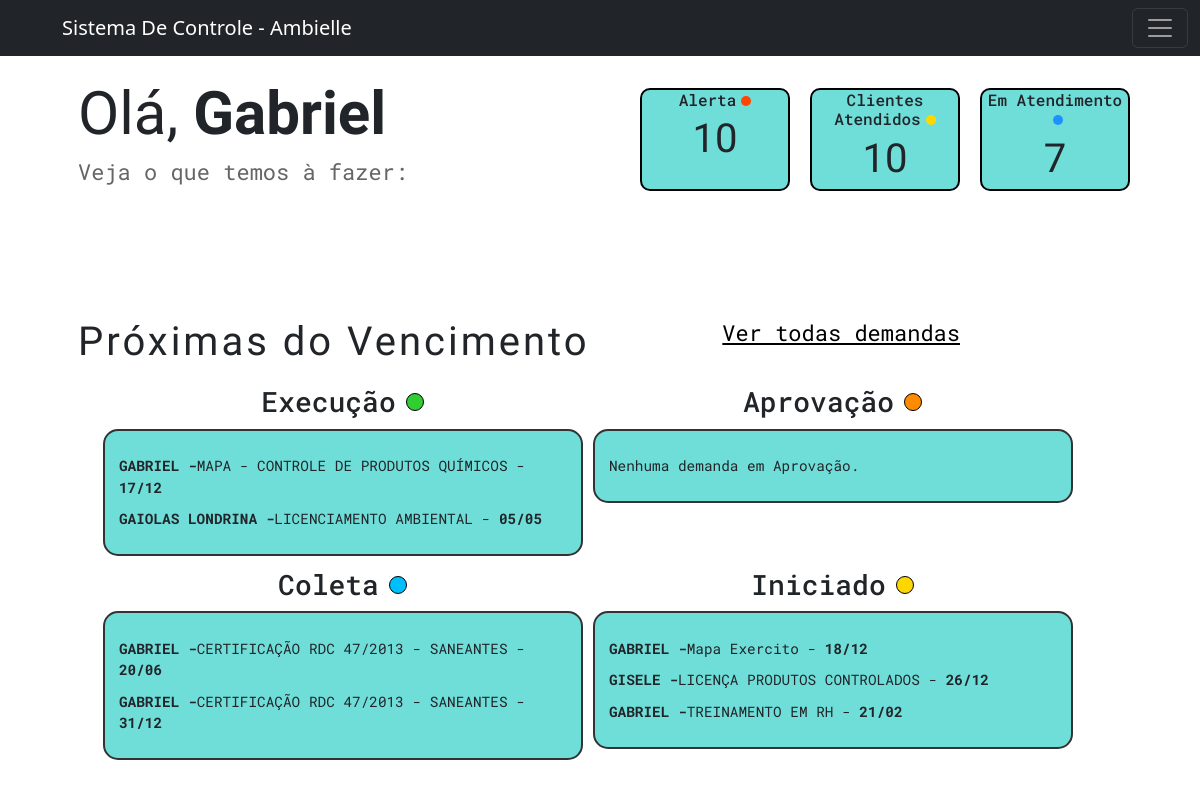
/ambielle/ (signed in), run on an earlier commit of the app's database.
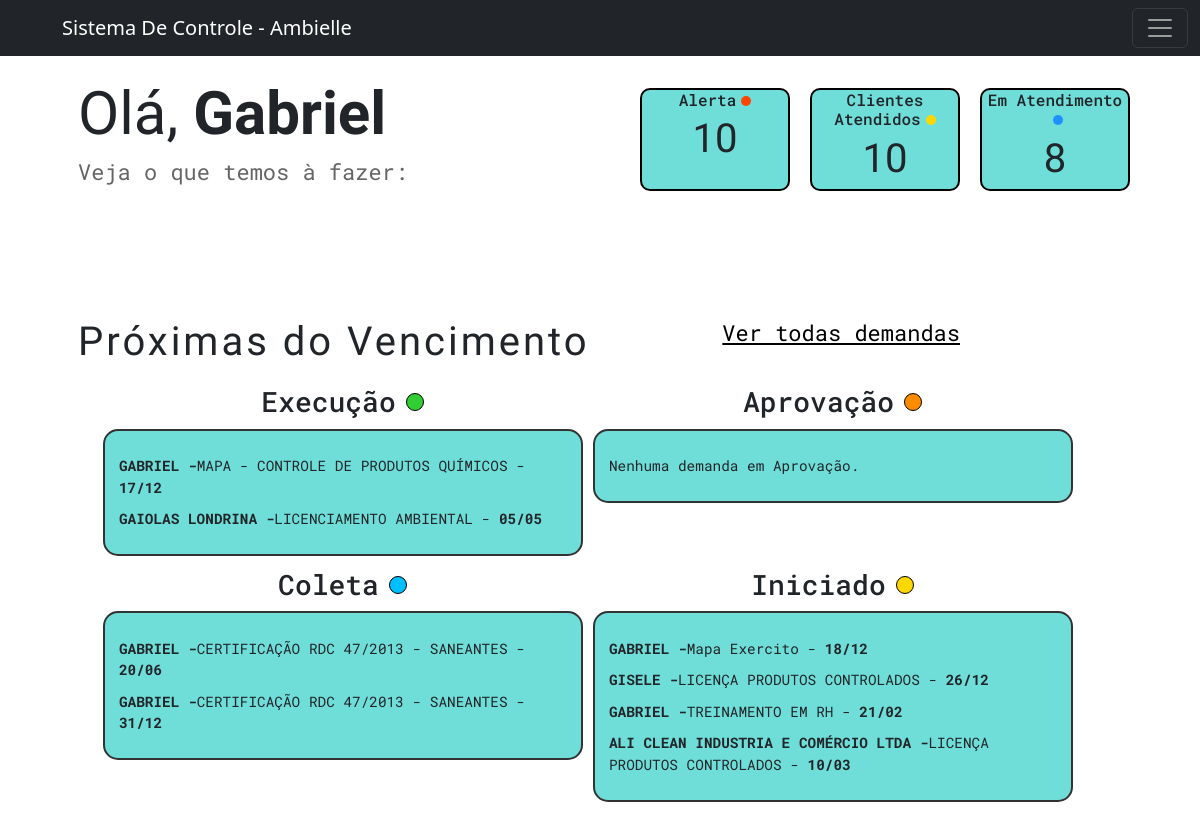
And on a later commit of the database.
### workflow/models.py (models this page shows, shortened)
class Tarefa(models.Model):
    STATUS_CHOICES = [
        ('Iniciado', 'Iniciado'),
        ('Coleta De Informações', 'Coleta de Informações'),
        ('Execucao', 'Execução'),
        ('Aprovação Cliente', 'Aprovação Cliente'),
        ('Concluído', 'Concluído'),
        ('Encerrado', 'Encerrado'),
    ]
    tipo_servico = models.ForeignKey(TipoServico, on_delete=models.CASCADE, related_name="tarefas")
    cliente = models.ForeignKey(Cliente, on_delete=models.CASCADE)
    status = models.CharField(max_length=50, choices=STATUS_CHOICES, default='iniciado')
    data_inicio = models.DateField(default=timezone.now)
    prazo_final = models.DateField(null=True, blank=True)
    observacoes = models.TextField(blank=True, null=True)
    valor_total_servico = models.DecimalField(max_digits=10, decimal_places=2, blank=True, null=True)

class Cliente(models.Model):
    nome = models.CharField(max_length=255)
    endereco = models.CharField(max_length=255)
    numero = models.IntegerField(null=True)
    bairro = models.CharField(max_length=255, blank=True, null=True)
    razao_social = models.CharField(max_length=255, blank=True, null=True)
    telefone = models.CharField(max_length=15)
    email = models.EmailField()
    contato_principal = models.CharField(max_length=255)
    contato_secundario = models.CharField(max_length=255, blank=True, null=True)
    proposta_link = models.URLField(blank=True, null=True)
    cnpj = models.CharField(max_length=15)
    def __str__(self):
        return f"{self.nome}"

class TipoServico(models.Model):
    nome = models.CharField(max_length=50, unique=True)
    orgao = models.CharField(max_length=50, blank=True)
    def __str__(self):
        return f"{self.nome}"

### workflow/views/getPage.py (the view)
# urls.py: path('ambielle/', views.index, name='index'),
@login_required(login_url='workflow:login')
def index(request):
    title = 'Home'
    if request.method == 'POST':
        form = SuporteForm(request.POST)
        if form.is_valid():
            form.save()
            return redirect('workflow:index')  # Redireciona para uma lista de suporte após sucesso
    else:
        form = SuporteForm()
    limite = datetime.today().date() + timedelta(days=30)  # Licenças vencendo nos próximos 30 dias
    licencas_proximas = Licenca.objects.filter(data_vencimento__lte=limite)
    clientes = Cliente.objects.count()
    hoje = timezone.now().date()
    data_limite = hoje + timedelta(days=450)
    demandas_execucao = Tarefa.objects.filter(status='Execucao', prazo_final__lte=data_limite).order_by('prazo_final')
    demandas_aprovacao = Tarefa.objects.filter(status='Aprovação Cliente', prazo_final__lte=data_limite).order_by('prazo_final')
    demandas_coleta = Tarefa.objects.filter(status='Coleta De Informações', prazo_final__lte=data_limite).order_by('prazo_final')
    demandas_iniciado = Tarefa.objects.filter(status='Iniciado', prazo_final__lte=data_limite).order_by('prazo_final')
    tarefas_em_aberto = (
        demandas_aprovacao.count() +
        demandas_coleta.count() +
        demandas_execucao.count() +
        demandas_iniciado.count()
    )
    context ={
        'form': form,
        'title': title,
        'demandas_execucao': demandas_execucao,
        'demandas_aprovacao': demandas_aprovacao,
        'demandas_coleta': demandas_coleta,
        'demandas_iniciado': demandas_iniciado,
        'clientes': clientes,
        'tarefas_em_aberto': tarefas_em_aberto,
        'licencas': licencas_proximas
    }
    return render(
        request,
        'workflow/home.html',
        context,
    )

### workflow/templates/workflow/home.html (shortened to what the changed rows need)
{% extends 'global/base.html' %}
{% block content %}
<main>
  <section >
    <div class="saudacao-container">
      <div class="saudacao">
        <h1>Olá, <strong>{{ user.first_name }}</strong></h1>
      </div>
      <div class="alertas">
        <div class="cardHome" id="alertCard">
          <h2>Alerta<span class="dot orange"></span></h2>
        </div>
        <div class="cardHome">
          <h2>Clientes Atendidos<span class="dot yellow"></span></h2>
        </div>
        <div class="cardHome">
          <h2>Em Atendimento<span class="dot blue"></span></h2>
          <div class="progress-info">
            <span class="numberof">{{ tarefas_em_aberto }}</span>
          </div>
      </div>
      </div>
    </div>
  </section>
  <section>
    <div class="demand-container">
      <div class="prox-demanda">
        <div class="principal">
          <h2>Próximas do Vencimento</h2>
        </div>
      </div>
      <div class="demand-cards-wrapper">
        <div class="demand-cards-status">
          <div class="demand-card">
            {% for demanda in demandas_execucao %}
            <p>
              <strong>{{ demanda.cliente|upper }} -</strong>{{ demanda.tipo_servico }} -
              <strong>{{ demanda.prazo_final|date:'d/m' }}</strong>
            </p>
            {% empty %}
            <p>Nenhuma demanda em Execução.</p>
            {% endfor %}
          </div>
        </div>
        <div class="demand-cards-status">
          <div class="demand-card">
            {% for demanda in demandas_coleta %}
            <p>
              <strong>{{ demanda.cliente|upper }} -</strong>{{ demanda.tipo_servico }} -
              <strong>{{ demanda.prazo_final|date:'d/m' }}</strong>
            </p>
            {% empty %}
            <p>Nenhuma demanda em Coleta.</p>
            {% endfor %}
          </div>
        </div>
        <div class="demand-cards-status">
          <div class="demand-card">
            {% for demanda in demandas_iniciado %}
            <p>
              <strong>{{ demanda.cliente|upper }} -</strong>{{ demanda.tipo_servico }} - <strong>{{ demanda.prazo_final|date:'d/m' }}</strong>
            </p>
            {% empty %}
            <p>Nenhuma demanda Iniciada.</p>
            {% endfor %}
          </div>
        </div>
      </div>
    </div>
  </section>
</main>
{% endblock %}

What changed in the data, as far as the page shows it:
added Tarefa: cliente "ALI CLEAN INDUSTRIA E COMÉRCIO LTDA", tipo_servico "LICENÇA PRODUTOS CONTROLADOS", prazo_final "10/03", shown under "Iniciado"
Also different on the page:
{{ tarefas_em_aberto }}: "7" → "8"
